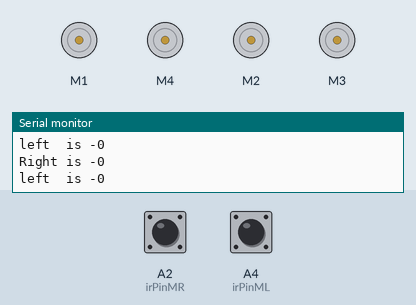
Bench run of a sketch on a simulated Arduino Uno, built with avr-gcc and run on an emulated ATmega328P. On the bench: 4 × DC motor (green arrow = forward, orange = backward, longer = faster), the last lines printed to the serial monitor. The inputs (shaded band) are chosen by the test bench; at power-on: A2 (irPinMR) LOW, A4 (irPinML) LOW.

Above: at 1.2 s.
1.3 s: A2 (irPinMR) driven HIGH
At 1.84 s:
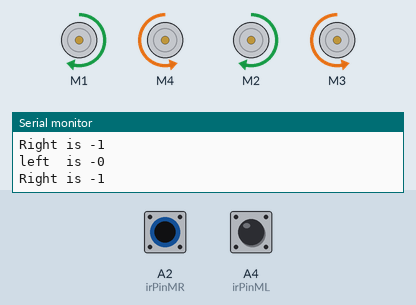
4.3 s: A4 (irPinML) driven HIGH
At 4.6 s:
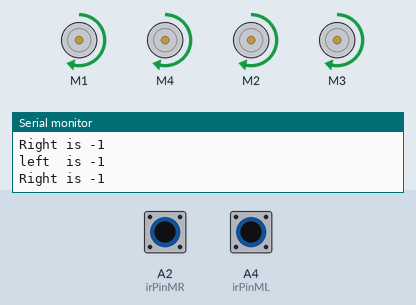
7.3 s: A2 (irPinMR) driven LOW
At 7.85 s:
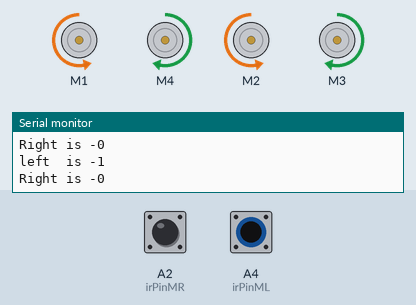
10.3 s: A4 (irPinML) driven LOW
At 10.9 s:
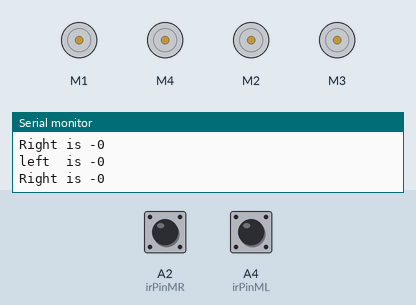
11.8 s: A2 (irPinMR) pulsed HIGH 2 times (0.12 s each, 0.3 s apart)
At 12.03 s:
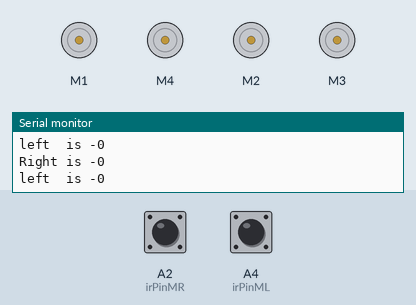
15.4 s: A4 (irPinML) pulsed HIGH 2 times (0.12 s each, 0.3 s apart)
At 17.1 s:
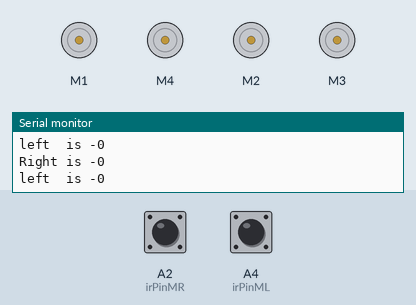
Timing chart, 0 to 18.6 s (numbered marks = the images above; inputs shaded):
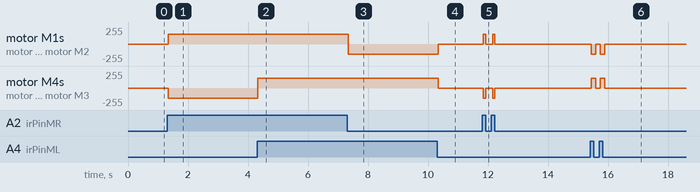

Measured:
- after the input at 1.3 s, motor M1, motor M2: stopped → forward 150/255 at once; motor M4, motor M3: stopped → backward 150/255 at once
- after the input at 4.3 s, motor M4, motor M3: backward 150/255 → forward 150/255 at once
- after the input at 7.3 s, motor M1, motor M2: forward 150/255 → backward 150/255 after 0.05 s
- after the input at 10.3 s, motor M1, motor M2: backward 150/255 → stopped at once; motor M4, motor M3: forward 150/255 → stopped at once
- after the input at 11.8 s, motor M1, motor M2: alternates forward 150/255 for 0.08 s and stopped for 0.23 s, 4 changes in all, then stays stopped, starting at once; motor M4, motor M3: alternates backward 150/255 for 0.08 s and stopped for 0.23 s, 4 changes in all, then stays stopped, starting at once
- after the input at 15.4 s, motor M1, motor M2: alternates backward 150/255 for 0.16 s and stopped for 0.15 s, 4 changes in all, then stays stopped, starting at once; motor M4, motor M3: alternates forward 150/255 for 0.16 s and stopped for 0.15 s, 4 changes in all, then stays stopped, starting at once

The sketch:

simple_line.ino
```cpp
#include <AFMotor.h>

#define irPinML A4
#define irPinMR A2
AF_DCMotor FrontL(1);
AF_DCMotor BackL(2);
AF_DCMotor BackR(3);
AF_DCMotor FrontR(4);

void setup(){
 Serial.begin(9600);
 pinMode(irPinML ,INPUT);
 pinMode(irPinMR ,INPUT);


 FrontL.setSpeed(150);

 FrontR.setSpeed(150);
 BackL.setSpeed(150);
 BackR.setSpeed(150);
}

void moveFront(){
 FrontL.run(FORWARD);
 FrontR.run(FORWARD);
 BackL.run(FORWARD);
 BackR.run(FORWARD);
 }
void turnLeft(){
 FrontL.run(BACKWARD);
 FrontR.run(FORWARD);
 BackL.run(BACKWARD);
 BackR.run(FORWARD);
 }
void turnRight(){
 FrontL.run(FORWARD);
 FrontR.run(BACKWARD);
 BackL.run(FORWARD);
 BackR.run(BACKWARD);
 }
 void moveStop(){
 FrontL.run(RELEASE);
 FrontR.run(RELEASE);
 BackL.run(RELEASE);
 BackR.run(RELEASE);

 }
void loop(){
 int irML= digitalRead(irPinML);
 int irMR= digitalRead(irPinMR);
 Serial.print("left  is -");
 Serial.println(irML);
 Serial.print("Right is -");
 Serial.println(irMR);

  if(irML==HIGH && irMR==HIGH){
  moveFront();delay(2);
  }

  if(irML==HIGH && irMR==LOW){
  //adjust to left
  turnLeft();delay(75);
  moveFront();delay(3);
  }

 if(irML==LOW && irMR==HIGH){
 //adjust to right
 turnRight();delay(75);
 moveFront();delay(3);
  }
   if(irML==LOW && irMR==LOW){
 //stop the car
 moveStop();delay(2);
  }
}
```
